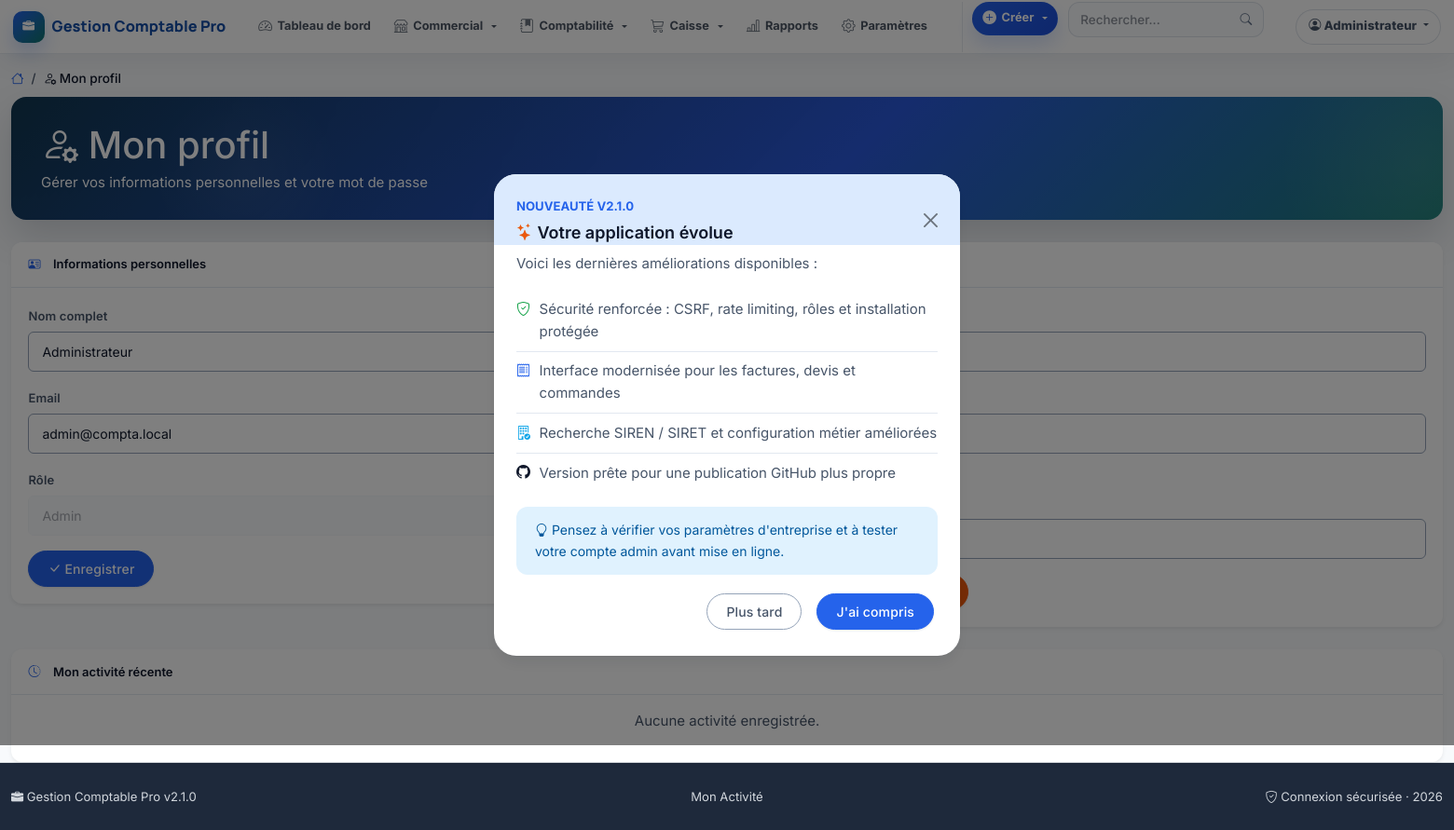
The page /profil.php (signed in) on the database its author committed.
### tables this page shows
CREATE TABLE IF NOT EXISTS `users` (
    `id` INT UNSIGNED AUTO_INCREMENT PRIMARY KEY,
    `nom` VARCHAR(100) NOT NULL,
    `email` VARCHAR(150) NOT NULL UNIQUE,
    `password_hash` VARCHAR(255) NOT NULL,
    `role` ENUM('admin', 'comptable', 'lecteur') NOT NULL DEFAULT 'comptable',
    `actif` TINYINT(1) DEFAULT 1,
    `derniere_connexion` DATETIME DEFAULT NULL,
    `created_at` DATETIME DEFAULT CURRENT_TIMESTAMP,
    `updated_at` DATETIME DEFAULT CURRENT_TIMESTAMP ON UPDATE CURRENT_TIMESTAMP
);

CREATE TABLE IF NOT EXISTS `parametres` (
    `cle` VARCHAR(50) PRIMARY KEY,
    `valeur` VARCHAR(255) NOT NULL,
    `description` VARCHAR(255) DEFAULT NULL
);

### functions.php (called while the page is built, shortened)
<?php
function isLoggedIn(): bool {
    return !empty($_SESSION['user_id']);
}
function getCurrentUser(): ?array {
    static $user = null;
    if ($user === null) {
        $db = getDB();
        $stmt = $db->prepare('SELECT id, nom, email, role, actif FROM users WHERE id = ? AND actif = 1');
        $stmt->execute([$_SESSION['user_id']]);
        $user = $stmt->fetch() ?: null;
    }
    return $user;
}
function requireLogin(): void {
    if (!isLoggedIn() || !getCurrentUser()) {
        $_SESSION['redirect_after_login'] = $_SERVER['REQUEST_URI'];
        $_SESSION = [];
        session_destroy();
        header('Location: ' . BASE_URL . 'login.php');
        exit;
    }
}
function e(string $str): string {
    return htmlspecialchars($str, ENT_QUOTES, 'UTF-8');
}
function getParam(string $cle, string $defaut = ''): string {
    $db = getDB();
    $stmt = $db->prepare('SELECT valeur FROM parametres WHERE cle = ?');
    $stmt->execute([$cle]);
    $row = $stmt->fetch();
    return $row ? $row['valeur'] : $defaut;
}

### profil.php (the view, shortened to what this page needs)
<?php
require_once __DIR__ . '/functions.php';
requireLogin();
$user = getCurrentUser();
include 'header.php';
?>
<div class="hero-banner mb-4">
    <h1 class="mb-1"><i class="bi bi-person-gear"></i> Mon profil</h1>
    <p class="mb-0">Gérer vos informations personnelles et votre mot de passe</p>
</div>
<div class="row g-4">
    <div class="col-lg-6">
        <div class="card border-0 shadow-sm">
            <div class="card-header d-flex align-items-center gap-2">
                <i class="bi bi-person-vcard"></i> Informations personnelles
            </div>
            <div class="card-body">
                <form method="POST">
                    <div class="mb-3">
                        <label class="form-label fw-semibold" for="nom">Nom complet</label>
                        <input type="text" class="form-control" id="nom" name="nom" value="<?= e($user['nom']) ?>" required>
                    </div>
                    <div class="mb-3">
                        <label class="form-label fw-semibold" for="email">Email</label>
                        <input type="email" class="form-control" id="email" name="email" value="<?= e($user['email']) ?>" required>
                    </div>
                    <div class="mb-3">
                        <label class="form-label fw-semibold">Rôle</label>
                        <input type="text" class="form-control" value="<?= e(ucfirst($user['role'])) ?>" disabled>
                    </div>
                    <button type="submit" class="btn btn-primary"><i class="bi bi-check-lg"></i> Enregistrer</button>
                </form>
            </div>
        </div>
    </div>
    <div class="col-lg-6">
        <div class="card border-0 shadow-sm">
            <div class="card-header d-flex align-items-center gap-2">
            </div>
            <div class="card-body">
                <form method="POST">
                    <div class="mb-3">
                        <label class="form-label fw-semibold" for="current_password">Mot de passe actuel</label>
                        <input type="password" class="form-control" id="current_password" name="current_password" required>
                    </div>
                    <div class="mb-3">
                        <label class="form-label fw-semibold" for="new_password">Nouveau mot de passe</label>
                        <input type="password" class="form-control" id="new_password" name="new_password" required minlength="8">
                        <div class="form-text">Minimum 8 caractères</div>
                    </div>
                    <div class="mb-3">
                        <label class="form-label fw-semibold" for="confirm_password">Confirmer le mot de passe</label>
                        <input type="password" class="form-control" id="confirm_password" name="confirm_password" required>
                    </div>
                    <button type="submit" class="btn btn-warning"><i class="bi bi-key"></i> Modifier le mot de passe</button>
                </form>
            </div>
        </div>
    </div>
</div>
<div class="card border-0 shadow-sm mt-4">
    <div class="card-header d-flex align-items-center gap-2">
        <i class="bi bi-clock-history"></i> Mon activité récente
    </div>
    <div class="card-body p-0">
        <?php $logs = getActivityLog(15, $user['id']); ?>
        <?php if (empty($logs)): ?>
            <p class="text-muted text-center py-3">Aucune activité enregistrée.</p>
        <?php endif; ?>
    </div>
</div>
<?php include 'footer.php'; ?>

### header.php (shortened to what this page needs)
<?php
require_once __DIR__ . '/functions.php';
$currentUser = getCurrentUser();
$page_courante = basename($_SERVER['SCRIPT_NAME'], '.php');
?>
<!DOCTYPE html>
<html lang="fr">
<head>
    <link href="https://cdn.jsdelivr.net/npm/bootstrap@5.3.3/dist/css/bootstrap.min.css" rel="stylesheet">
    <link href="https://cdn.jsdelivr.net/npm/bootstrap-icons@1.11.3/font/bootstrap-icons.min.css" rel="stylesheet">
    <link href="<?= BASE_URL ?>assets/style.css" rel="stylesheet">
</head>
<body>
    <nav class="navbar navbar-expand-xxl navbar-dark navbar-blue app-navbar-sticky">
        <div class="container-fluid">
            <a class="navbar-brand" href="<?= BASE_URL ?>">
                <i class="bi bi-briefcase-fill"></i> <?= APP_NAME ?>
            </a>
            <div class="offcanvas offcanvas-end offcanvas-xxl app-navbar-panel" tabindex="-1" id="navbarPanel" aria-labelledby="navbarPanelLabel">
                <div class="offcanvas-body app-navbar-collapse">
                    <ul class="navbar-nav me-auto app-navbar-nav">
                    <li class="nav-item">
                        <a class="nav-link <?= $page_courante === 'index' ? 'active' : '' ?>" href="<?= BASE_URL ?>">
                            <i class="bi bi-speedometer2"></i> Tableau de bord
                        </a>
                    </li>
                    <li class="nav-item dropdown">
                        <a class="nav-link dropdown-toggle <?= in_array($page_courante, ['clients', 'devis', 'factures', 'commandes', 'paiements']) ? 'active' : '' ?>"
                           href="#" role="button" data-bs-toggle="dropdown">
                            <i class="bi bi-shop"></i> Commercial
                        </a>
                    </li>
                    <li class="nav-item dropdown">
                        <a class="nav-link dropdown-toggle <?= in_array($page_courante, ['comptabilite', 'transactions', 'categories', 'exercices']) ? 'active' : '' ?>"
                           href="#" role="button" data-bs-toggle="dropdown">
                            <i class="bi bi-journal-bookmark-fill"></i> Comptabilité
                        </a>
                    </li>
                    <li class="nav-item dropdown">
                        <a class="nav-link dropdown-toggle <?= in_array($page_courante, ['caisse', 'produits', 'inventaire', 'cloture_caisse']) ? 'active' : '' ?>"
                           href="#" role="button" data-bs-toggle="dropdown">
                            <i class="bi bi-cart3"></i> Caisse
                        </a>
                    </li>
                    <li class="nav-item">
                        <a class="nav-link <?= $page_courante === 'rapports' ? 'active' : '' ?>" href="<?= BASE_URL ?>rapports.php">
                            <i class="bi bi-bar-chart-line"></i> Rapports
                        </a>
                    </li>
                    <li class="nav-item">
                        <a class="nav-link <?= $page_courante === 'parametres' ? 'active' : '' ?>" href="<?= BASE_URL ?>parametres.php">
                            <i class="bi bi-gear"></i> Paramètres
                        </a>
                    </li>
                    </ul>
                    <div class="navbar-nav me-2 app-navbar-quick">
                        <div class="nav-item dropdown">
                            <a class="nav-link dropdown-toggle" href="#" role="button" data-bs-toggle="dropdown">
                                <i class="bi bi-plus-circle-fill"></i> Créer
                            </a>
                        </div>
                    </div>
                    <form class="d-none d-xxl-flex me-2 position-relative app-navbar-search js-smart-search" action="<?= BASE_URL ?>recherche.php" method="GET" autocomplete="off">
                        <div class="input-group input-group-sm">
                            <input type="text" class="form-control"
                                   name="q" placeholder="Rechercher..." id="searchGlobal"
                                   data-search-input="desktop"
                                   value="<?= e($_GET['q'] ?? '') ?>">
                            <button class="btn" type="submit">
                                <i class="bi bi-search"></i>
                            </button>
                        </div>
                    </form>
                    <div class="navbar-text text-light d-flex align-items-center gap-2 app-navbar-user">
                        <div class="dropdown">
                            <a class="btn btn-sm btn-outline-light dropdown-toggle" href="#" role="button" data-bs-toggle="dropdown">
                                <i class="bi bi-person-circle"></i> <?= e($currentUser['nom'] ?? '') ?>
                            </a>
                        </div>
                    </div>
                </div>
            </div>
        </div>
    </nav>
    <main class="container-fluid mt-3 app-content">
        <?php
        $breadcrumbMap = [
            'index' => ['label' => 'Tableau de bord', 'icon' => 'speedometer2'],
            'clients' => ['label' => 'Clients', 'icon' => 'people', 'parent' => 'commercial'],
            'devis' => ['label' => 'Devis', 'icon' => 'file-earmark-text', 'parent' => 'commercial'],
            'factures' => ['label' => 'Factures', 'icon' => 'receipt', 'parent' => 'commercial'],
            'commandes' => ['label' => 'Commandes', 'icon' => 'cart-check', 'parent' => 'commercial'],
            'paiements' => ['label' => 'Paiements', 'icon' => 'credit-card', 'parent' => 'commercial'],
            'transactions' => ['label' => 'Transactions', 'icon' => 'arrow-left-right', 'parent' => 'comptabilite'],
            'categories' => ['label' => 'Catégories', 'icon' => 'tags', 'parent' => 'comptabilite'],
            'exercices' => ['label' => 'Exercices', 'icon' => 'calendar-range', 'parent' => 'comptabilite'],
            'comptabilite' => ['label' => 'Grand livre', 'icon' => 'journal-text', 'parent' => 'comptabilite'],
            'caisse' => ['label' => 'Caisse', 'icon' => 'cart3'],
            'produits' => ['label' => 'Produits', 'icon' => 'box-seam', 'parent' => 'caisse_parent'],
            'inventaire' => ['label' => 'Inventaires', 'icon' => 'clipboard-check', 'parent' => 'caisse_parent'],
            'cloture_caisse' => ['label' => 'Clôture caisse', 'icon' => 'lock', 'parent' => 'caisse_parent'],
            'rapports' => ['label' => 'Rapports', 'icon' => 'bar-chart-line'],
            'conges' => ['label' => 'Congés payés', 'icon' => 'calendar2-check'],
            'paie' => ['label' => 'Bulletins de paye', 'icon' => 'cash-coin'],
            'parametres' => ['label' => 'Paramètres', 'icon' => 'gear'],
            'utilisateurs' => ['label' => 'Utilisateurs', 'icon' => 'people'],
            'profil' => ['label' => 'Mon profil', 'icon' => 'person-gear'],
            'recherche' => ['label' => 'Recherche', 'icon' => 'search'],
            'setup' => ['label' => 'Configuration', 'icon' => 'gear-wide-connected'],
            'register' => ['label' => 'Inscription', 'icon' => 'person-plus'],
        ];
        if ($page_courante !== 'index' && isset($breadcrumbMap[$page_courante])):
            $bc = $breadcrumbMap[$page_courante];
        ?>
        <nav aria-label="breadcrumb" class="mb-2">
            <ol class="breadcrumb mb-0" style="font-size: 0.85rem;">
                <li class="breadcrumb-item"><a href="<?= BASE_URL ?>"><i class="bi bi-house"></i></a></li>
                <li class="breadcrumb-item active"><i class="bi bi-<?= $bc['icon'] ?>"></i> <?= $bc['label'] ?></li>
            </ol>
        </nav>
        <?php endif; ?>

### footer.php (shortened to what this page needs)
    </main>
    <footer class="py-4 footer-blue border-top">
        <div class="container-fluid">
            <div class="row align-items-center text-center text-md-start">
                <div class="col-md-4">
                    <small><i class="bi bi-briefcase-fill"></i> <?= e(APP_NAME) ?> v<?= e(APP_VERSION) ?></small>
                </div>
                <div class="col-md-4 text-center">
                    <small><?= e(getParam('nom_entreprise', 'Mon Activité')) ?></small>
                </div>
                <div class="col-md-4 text-md-end">
                    <small><i class="bi bi-shield-check"></i> Connexion sécurisée · <?= date('Y') ?></small>
                </div>
            </div>
        </div>
    </footer>
    <div class="modal fade" id="newsModal" tabindex="-1" aria-labelledby="newsModalLabel" aria-hidden="true" data-version="<?= e(APP_VERSION) ?>">
        <div class="modal-dialog modal-dialog-centered">
            <div class="modal-content news-modal">
                <div class="modal-header border-0 pb-0">
                    <div>
                        <div class="small text-uppercase text-primary fw-bold mb-1">Nouveauté v<?= e(APP_VERSION) ?></div>
                        <h5 class="modal-title" id="newsModalLabel"><i class="bi bi-stars text-warning"></i> Votre application évolue</h5>
                    </div>
                    <button type="button" class="btn-close" data-bs-dismiss="modal" aria-label="Fermer"></button>
                </div>
                <div class="modal-body pt-2">
                    <p class="text-muted">Voici les dernières améliorations disponibles :</p>
                    <ul class="news-list">
                        <li><i class="bi bi-shield-check text-success"></i> Sécurité renforcée : CSRF, rate limiting, rôles et installation protégée</li>
                        <li><i class="bi bi-receipt text-primary"></i> Interface modernisée pour les factures, devis et commandes</li>
                        <li><i class="bi bi-building-check text-info"></i> Recherche SIREN / SIRET et configuration métier améliorées</li>
                        <li><i class="bi bi-github text-dark"></i> Version prête pour une publication GitHub plus propre</li>
                    </ul>
                    <div class="alert alert-info border-0 mb-0">
                        <i class="bi bi-lightbulb"></i> Pensez à vérifier vos paramètres d'entreprise et à tester votre compte admin avant mise en ligne.
                    </div>
                </div>
                <div class="modal-footer border-0 pt-0">
                    <button type="button" class="btn btn-outline-secondary" data-bs-dismiss="modal">Plus tard</button>
                    <button type="button" class="btn btn-primary" id="dismissNewsPermanently">J'ai compris</button>
                </div>
            </div>
        </div>
    </div>
</body>
</html>

### rows shown on the page
users: nom "Administrateur", email "admin@compta.local", role "Admin"
parametres: valeur "Mon Activité"

### other values the page prints
APP_NAME "Gestion Comptable Pro"
$bc['label'] "Mon profil"
APP_VERSION "2.1.0"
